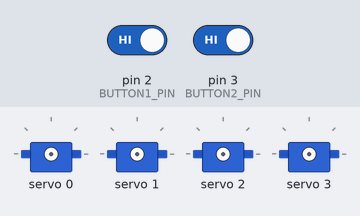
The sketch below on a simulated Arduino Uno, built with avr-gcc and run on an emulated ATmega328P. Parts: 4 × servo. Inputs (shaded band) come from the test bench; at power-on: pin 2 (BUTTON1_PIN) HIGH, pin 3 (BUTTON2_PIN) HIGH. What the sketch prints to the serial monitor is not drawn.

Above: at 0.1 s.
At 17.8 s:
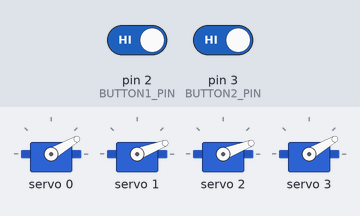
17.9 s: pin 2 (BUTTON1_PIN) driven HIGH and pin 3 (BUTTON2_PIN) driven LOW
At 18.8 s:
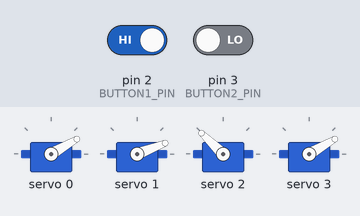
Timing chart, 0 to 37.9 s (numbered marks = the images above; inputs shaded):
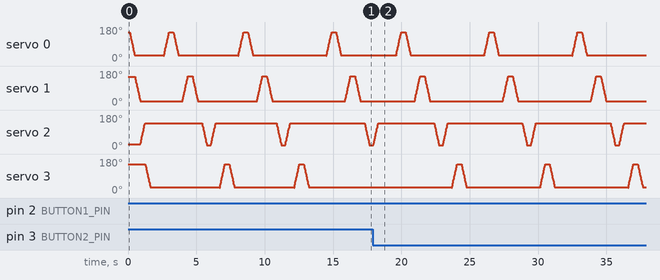

The sketch:

FoldingMachine.ino
```cpp
#include <Adafruit_PWMServoDriver.h>

Adafruit_PWMServoDriver pwm;

/* =======================
   CONSTANTS
   ======================= */
#define SERVOMIN 120
#define SERVOMAX 750
#define SERVO_FREQ 50

// ===== SPEED CONTROL =====
#define STEP_SIZE 4    // bigger = faster
#define STEP_DELAY 5  // ms, smaller = faster

/* =======================
   BUTTON PINS (NC buttons)
   ======================= */
#define BUTTON1_PIN 2  // Fold Servo 1–4
#define BUTTON2_PIN 3  // Fold Servo 1–3

/* =======================
   SERVO CHANNELS
   ======================= */
#define SERVO1 0
#define SERVO2 1
#define SERVO3 2
#define SERVO4 3

/* =======================
   SETUP
   ======================= */
void setup() {
  Serial.begin(9600);

  pinMode(BUTTON1_PIN, INPUT_PULLUP);
  pinMode(BUTTON2_PIN, INPUT_PULLUP);

  pwm.begin();
  pwm.setOscillatorFrequency(27000000);
  pwm.setPWMFreq(SERVO_FREQ);
  delay(100);

  Serial.println("Shirt Folding Machine Ready");

  // Initialize servos smoothly
  resetServos();

  delay(1000);
  foldServo1();
  foldServo2();
  foldServo3();
  foldServo4();
}

/* =======================
   LOOP
   ======================= */
void loop() {
  // ===== BUTTON 1: Fold Servo 1–4 =====
  if (digitalRead(BUTTON1_PIN) == HIGH) {
    Serial.println("Button 1 Pressed: Fold Servo 1–4");

    foldServo1();
    foldServo2();
    foldServo3();
    foldServo4();

    delay(1000);  // debounce
  }

  // ===== BUTTON 2: Fold Servo 1–3 =====
  if (digitalRead(BUTTON2_PIN) == HIGH) {
    Serial.println("Button 2 Pressed: Fold Servo 1–3");

    foldServo1();
    foldServo2();
    foldServo3();

    delay(1000);  // debounce
  }
}

/* =======================
   SERVO MOVE FUNCTION
   ======================= */
void moveServoSmooth(uint8_t channel, int fromPulse, int toPulse) {
  if (fromPulse < toPulse) {
    for (int p = fromPulse; p <= toPulse; p += STEP_SIZE) {
      pwm.setPWM(channel, 0, p);
      delay(STEP_DELAY);
    }
  } else {
    for (int p = fromPulse; p >= toPulse; p -= STEP_SIZE) {
      pwm.setPWM(channel, 0, p);
      delay(STEP_DELAY);
    }
  }
}

/* =======================
   SERVO ACTIONS
   ======================= */

// Servo 1: 15° ↔ 90°
void foldServo1() {
  moveServoSmooth(SERVO1, 172, 435);
  delay(300);
  moveServoSmooth(SERVO1, 435, 172);
  delay(300);
}

// Servo 2: 10° ↔ 90°
void foldServo2() {
  moveServoSmooth(SERVO2, 155, 435);
  delay(300);
  moveServoSmooth(SERVO2, 435, 155);
  delay(300);
}

// Servo 3: 80° ↔ 10°
void foldServo3() {
  moveServoSmooth(SERVO3, 400, 155);
  delay(300);
  moveServoSmooth(SERVO3, 155, 400);
  delay(300);
}

// Servo 4: 5° ↔ 90°
void foldServo4() {
  moveServoSmooth(SERVO4, 172, 435);
  delay(300);
  moveServoSmooth(SERVO4, 435, 172);
  delay(300);
}

/* =======================
   RESET POSITION
   ======================= */
void resetServos() {
  moveServoSmooth(SERVO1, 435, 172);
  moveServoSmooth(SERVO2, 435, 155);
  moveServoSmooth(SERVO3, 155, 400);
  moveServoSmooth(SERVO4, 435, 172);
}
```
